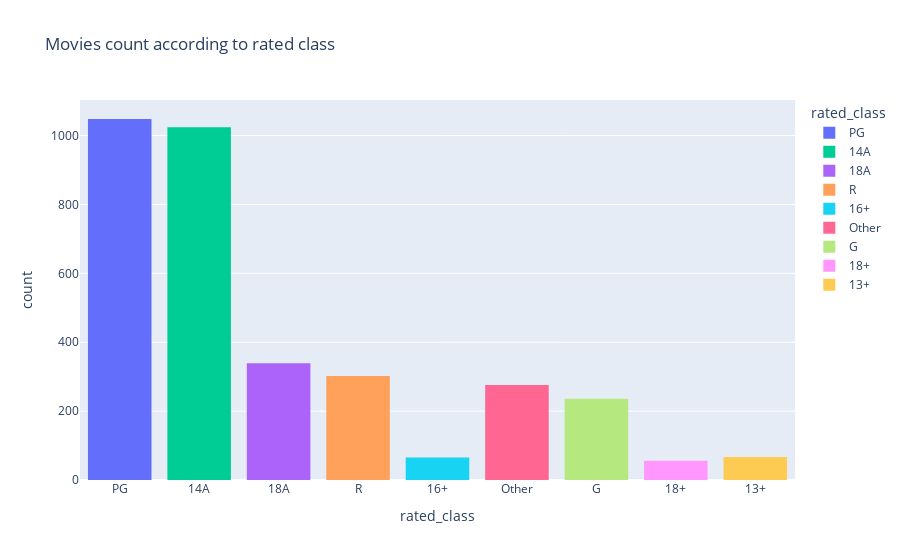

The notebook cell saved with this chart:
### Markdown cell above
#### movies distribution according to rated class

### Code cell
fig = px.histogram(df, x='rated_class', color='rated_class', title='Movies count according to rated class', height=500)
fig.show()

### Figure 1 — Plotly figure (JSON) as saved in the notebook; plotly's stock layout.template omitted (floating-point values rounded to 4 significant figures; data arrays with more than 128 entries replaced by an {"elided": "..."} marker saying what was removed)
{"data": [{"alignmentgroup": "True", "bingroup": "x", "hovertemplate": "rated_class=%{x}<br>count=%{y}<extra></extra>", "legendgroup": "PG", "marker": {"color": "#636efa", "pattern": {"shape": ""}}, "name": "PG", "offsetgroup": "PG", "orientation": "v", "showlegend": true, "type": "histogram", "x": {"elided": "1048 str values"}, "xaxis": "x", "yaxis": "y"}, {"alignmentgroup": "True", "bingroup": "x", "hovertemplate": "rated_class=%{x}<br>count=%{y}<extra></extra>", "legendgroup": "14A", "marker": {"color": "#00cc96", "pattern": {"shape": ""}}, "name": "14A", "offsetgroup": "14A", "orientation": "v", "showlegend": true, "type": "histogram", "x": {"elided": "1024 str values"}, "xaxis": "x", "yaxis": "y"}, {"alignmentgroup": "True", "bingroup": "x", "hovertemplate": "rated_class=%{x}<br>count=%{y}<extra></extra>", "legendgroup": "18A", "marker": {"color": "#ab63fa", "pattern": {"shape": ""}}, "name": "18A", "offsetgroup": "18A", "orientation": "v", "showlegend": true, "type": "histogram", "x": {"elided": "339 str values"}, "xaxis": "x", "yaxis": "y"}, {"alignmentgroup": "True", "bingroup": "x", "hovertemplate": "rated_class=%{x}<br>count=%{y}<extra></extra>", "legendgroup": "R", "marker": {"color": "#FFA15A", "pattern": {"shape": ""}}, "name": "R", "offsetgroup": "R", "orientation": "v", "showlegend": true, "type": "histogram", "x": {"elided": "302 str values"}, "xaxis": "x", "yaxis": "y"}, {"alignmentgroup": "True", "bingroup": "x", "hovertemplate": "rated_class=%{x}<br>count=%{y}<extra></extra>", "legendgroup": "16+", "marker": {"color": "#19d3f3", "pattern": {"shape": ""}}, "name": "16+", "offsetgroup": "16+", "orientation": "v", "showlegend": true, "type": "histogram", "x": ["16+", "16+", "16+", "16+", "16+", "16+", "16+", "16+", "16+", "16+", "16+", "16+", "16+", "16+", "16+", "16+", "16+", "16+", "16+", "16+", "16+", "16+", "16+", "16+", "16+", "16+", "16+", "16+", "16+", "16+", "16+", "16+", "16+", "16+", "16+", "16+", "16+", "16+", "16+", "16+", "16+", "16+", "16+", "16+", "16+", "16+", "16+", "16+", "16+", "16+", "16+", "16+", "16+", "16+", "16+", "16+", "16+", "16+", "16+", "16+", "16+", "16+", "16+", "16+", "16+"], "xaxis": "x", "yaxis": "y"}, {"alignmentgroup": "True", "bingroup": "x", "hovertemplate": "rated_class=%{x}<br>count=%{y}<extra></extra>", "legendgroup": "Other", "marker": {"color": "#FF6692", "pattern": {"shape": ""}}, "name": "Other", "offsetgroup": "Other", "orientation": "v", "showlegend": true, "type": "histogram", "x": {"elided": "276 str values"}, "xaxis": "x", "yaxis": "y"}, {"alignmentgroup": "True", "bingroup": "x", "hovertemplate": "rated_class=%{x}<br>count=%{y}<extra></extra>", "legendgroup": "G", "marker": {"color": "#B6E880", "pattern": {"shape": ""}}, "name": "G", "offsetgroup": "G", "orientation": "v", "showlegend": true, "type": "histogram", "x": {"elided": "236 str values"}, "xaxis": "x", "yaxis": "y"}, {"alignmentgroup": "True", "bingroup": "x", "hovertemplate": "rated_class=%{x}<br>count=%{y}<extra></extra>", "legendgroup": "18+", "marker": {"color": "#FF97FF", "pattern": {"shape": ""}}, "name": "18+", "offsetgroup": "18+", "orientation": "v", "showlegend": true, "type": "histogram", "x": ["18+", "18+", "18+", "18+", "18+", "18+", "18+", "18+", "18+", "18+", "18+", "18+", "18+", "18+", "18+", "18+", "18+", "18+", "18+", "18+", "18+", "18+", "18+", "18+", "18+", "18+", "18+", "18+", "18+", "18+", "18+", "18+", "18+", "18+", "18+", "18+", "18+", "18+", "18+", "18+", "18+", "18+", "18+", "18+", "18+", "18+", "18+", "18+", "18+", "18+", "18+", "18+", "18+", "18+", "18+", "18+"], "xaxis": "x", "yaxis": "y"}, {"alignmentgroup": "True", "bingroup": "x", "hovertemplate": "rated_class=%{x}<br>count=%{y}<extra></extra>", "legendgroup": "13+", "marker": {"color": "#FECB52", "pattern": {"shape": ""}}, "name": "13+", "offsetgroup": "13+", "orientation": "v", "showlegend": true, "type": "histogram", "x": ["13+", "13+", "13+", "13+", "13+", "13+", "13+", "13+", "13+", "13+", "13+", "13+", "13+", "13+", "13+", "13+", "13+", "13+", "13+", "13+", "13+", "13+", "13+", "13+", "13+", "13+", "13+", "13+", "13+", "13+", "13+", "13+", "13+", "13+", "13+", "13+", "13+", "13+", "13+", "13+", "13+", "13+", "13+", "13+", "13+", "13+", "13+", "13+", "13+", "13+", "13+", "13+", "13+", "13+", "13+", "13+", "13+", "13+", "13+", "13+", "13+", "13+", "13+", "13+", "13+", "13+", "13+"], "xaxis": "x", "yaxis": "y"}], "layout": {"autosize": true, "barmode": "relative", "legend": {"title": {"text": "rated_class"}, "tracegroupgap": 0}, "title": {"text": "Movies count according to rated class"}, "xaxis": {"anchor": "y", "autorange": true, "categoryarray": ["PG", null, "14A", "18A", "R", "16+", "Other", "G", "18+", "13+"], "categoryorder": "array", "domain": [0, 1], "range": [-0.5, 8.5], "title": {"text": "rated_class"}, "type": "category"}, "yaxis": {"anchor": "x", "autorange": true, "domain": [0, 1], "range": [0, 1103.0], "title": {"text": "count"}}}}
